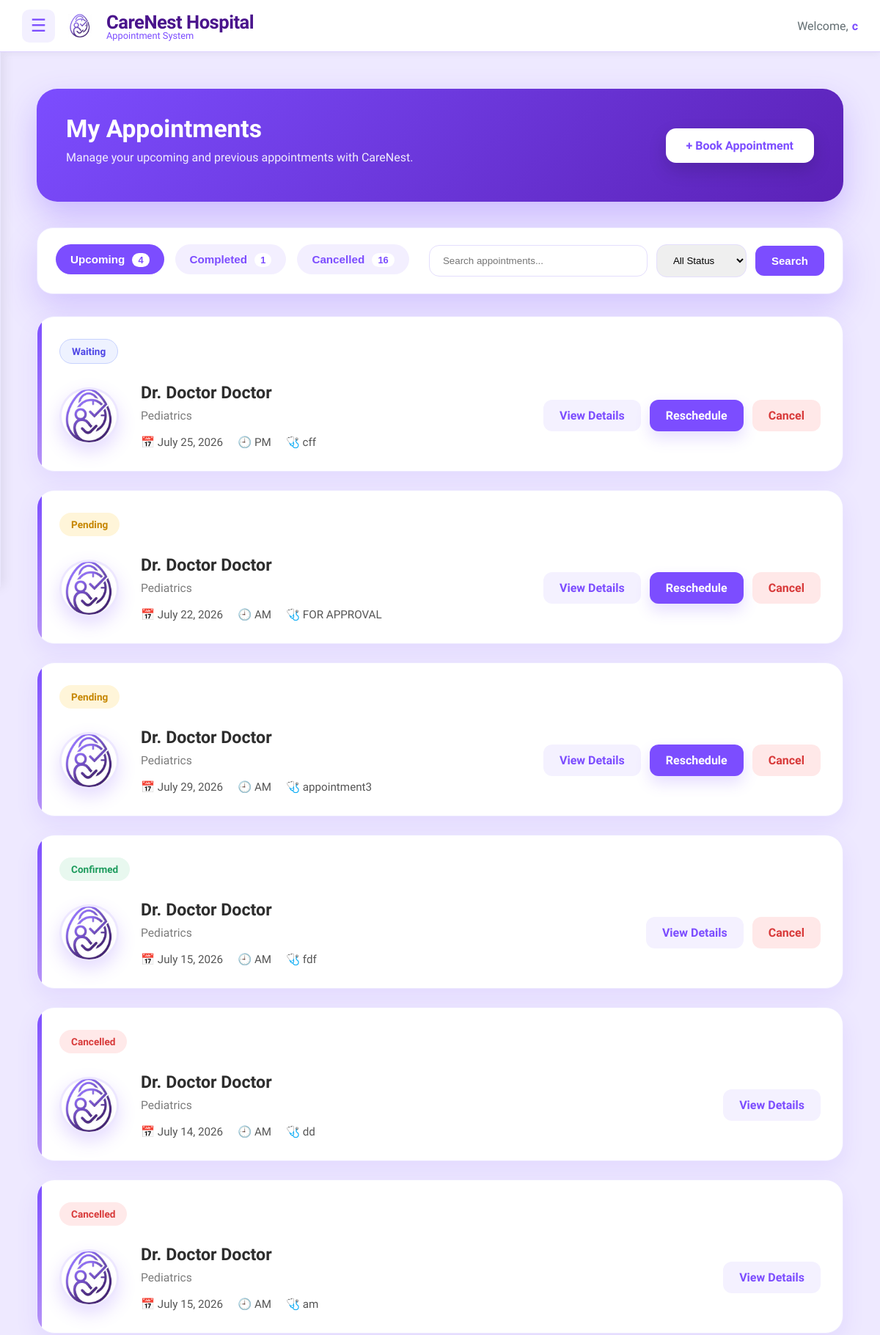
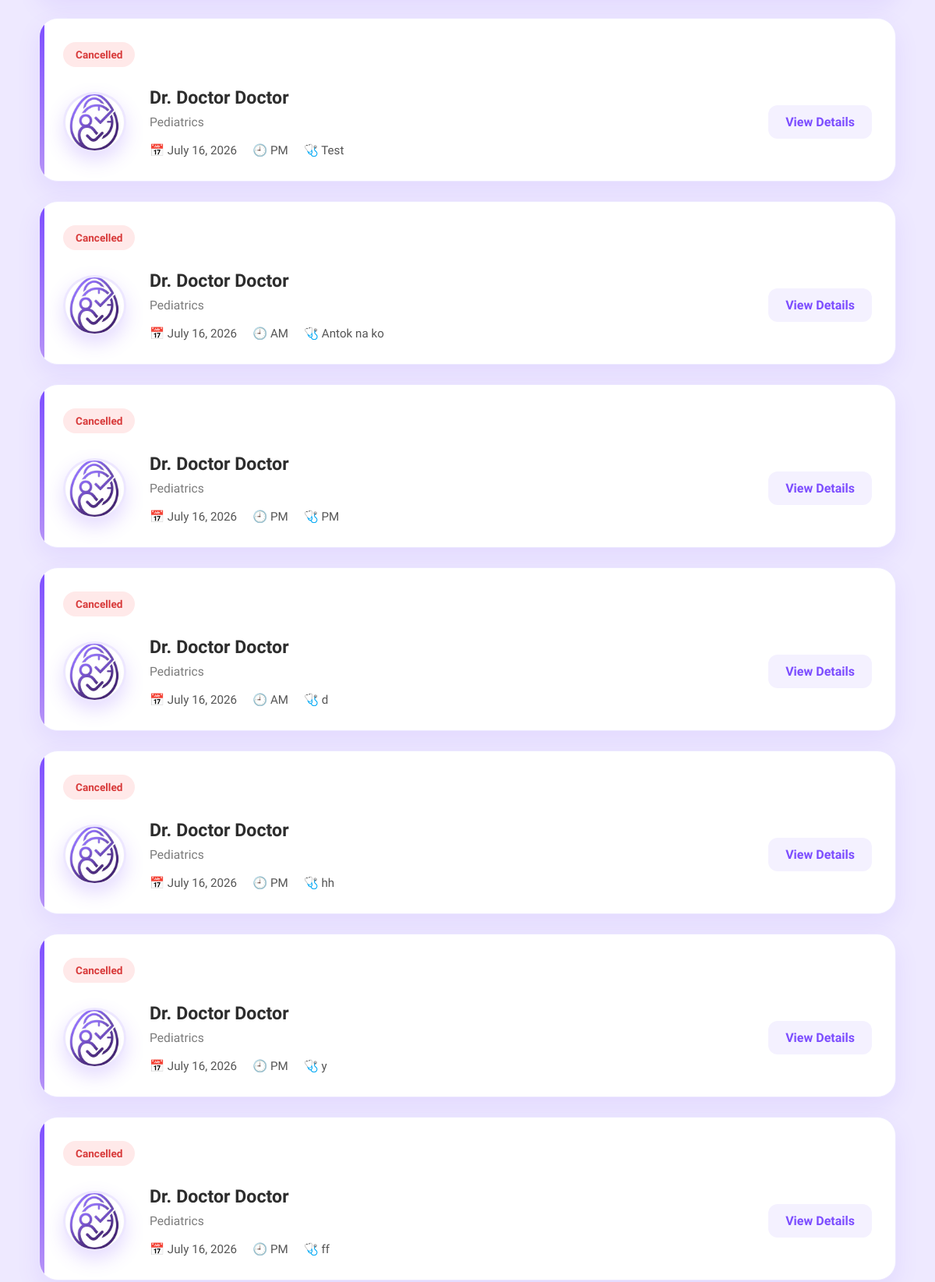
Page /patient/appointment_list/ (signed in, upper part) on the committed database (2 pictures, top to bottom).
### main/models.py (models this page shows, shortened)
class Appointment(models.Model):
    STATUS_CHOICES = [
        ('Waiting', 'Waiting'),
        ('Pending', 'Pending'),
        ('Confirmed', 'Confirmed'),
        ('Completed', 'Completed'),
        ('Cancelled', 'Cancelled'),
    ]
    TIME_PERIOD_CHOICES = [
        ('AM', 'AM'),
        ('PM', 'PM'),
    ]
    patient = models.ForeignKey(
        Patient,
        on_delete=models.CASCADE,
        related_name='appointments'
    )
    doctor = models.ForeignKey(
        Doctor,
        on_delete=models.CASCADE,
        related_name='appointments'
    )
    date = models.DateField()
    time_period = models.CharField(
        max_length=2,
        choices=TIME_PERIOD_CHOICES,
        default='AM'
    )
    reason = models.TextField()
    status = models.CharField(
        max_length=15,
        choices=STATUS_CHOICES,
        default='Pending'
    )
    created_at = models.DateTimeField(auto_now_add=True)

class Doctor(models.Model):
    SPECIALIZATION_CHOICES = [
        ('Cardiology', 'Cardiology'),
        ('Dermatology', 'Dermatology'),
        ('Neurology', 'Neurology'),
        ('Pediatrics', 'Pediatrics'),
        ('Orthopedics', 'Orthopedics'),
        ('General Practice', 'General Practice'),
    ]
    SEX_CHOICES = [
        ('Male', 'Male'),
        ('Female', 'Female'),
        ('Other', 'Other'),
    ]
    user = models.OneToOneField(User, on_delete=models.CASCADE, related_name='doctor_profile')
    first_name = models.CharField(max_length=50, default="Unknown")
    middle_name = models.CharField(max_length=50, blank=True, null=True)
    last_name = models.CharField(max_length=50, default="Unknown")
    date_of_birth = models.DateField(blank=True, null=True)
    sex = models.CharField(
        max_length=10,
        choices=SEX_CHOICES,
        default='Male'
    )
    address = models.TextField(blank=True)
    specialization = models.CharField(
        max_length=50,
        choices=SPECIALIZATION_CHOICES,
        default='General Practice'
    )
    license_number = models.CharField(max_length=50, unique=True)
    contact_number = models.CharField(max_length=15)
    profile_picture = models.ImageField(
        upload_to=user_directory_path,
        default='default.jpg',
        blank=True,
        null=True
    )

### main/views.py (the view)
# urls.py: path("patient/appointment_list/", views.patient_appointment_list, name="patient_appointment_list"),
@login_required
def patient_appointment_list(request):
    patient = request.user.patient_profile
    appointments = (
    Appointment.objects.filter(
        patient=patient
    )
    .select_related("doctor")
    .annotate(
        status_order=Case(
            When(status="Waiting", then=Value(1)),
            When(status="Pending", then=Value(2)),
            When(status="Confirmed", then=Value(3)),
            When(status="Cancelled", then=Value(4)),
            When(status="Completed", then=Value(5)),
            default=Value(99),
            output_field=IntegerField(),
        )
    )
    .order_by("status_order", "date")
)
    search = request.GET.get("search")
    status = request.GET.get("status")
    if search:
        appointments = appointments.filter(
            Q(doctor__user__first_name__icontains=search) |
            Q(doctor__user__last_name__icontains=search) |
            Q(reason__icontains=search)
        )
    if status:
        appointments = appointments.filter(status=status)
    context = {
        "appointments": appointments,
        "upcoming_count": Appointment.objects.filter(
            patient=patient,
            status__in=["Pending", "Confirmed", "Waiting"]
        ).count(),
        "completed_count": Appointment.objects.filter(
            patient=patient,
            status="Completed"
        ).count(),
        "cancelled_count": Appointment.objects.filter(
            patient=patient,
            status="Cancelled"
        ).count(),
    }
    return render(
        request,
        "patients/appointment/appointment_list.html",
        context
    )

### main/templates/patients/appointment/appointment_list.html (shortened to what this page needs)
{% extends "includes/dashboard_base.html" %}
{% load static %}
{% block content %}
{% block extra_css %}
<link rel="stylesheet" href="{% static 'css/patient_appointment_list.css' %}">
{% endblock %}
<div class="appointments-page">
    <section class="appointments-hero">
        <div class="hero-text">
            <h1>
                My Appointments
            </h1>
            <p>
                Manage your upcoming and previous appointments with CareNest.
            </p>
        </div>
        <a href="{% url 'appointment_booking' %}" class="book-btn">
            + Book Appointment
        </a>
    </section>
    <section class="filter-section">
        <div class="appointment-tabs">
            <button class="tab active">
                Upcoming
                <span>
                    {{ upcoming_count }}
                </span>
            </button>
            <button class="tab">
                Completed
                <span>
                    {{ completed_count }}
                </span>
            </button>
            <button class="tab">
                Cancelled
                <span>
                    {{ cancelled_count }}
                </span>
            </button>
        </div>
        <form method="GET" class="search-filter">
    <input
        type="text"
        name="search"
        value="{{ request.GET.search }}"
        placeholder="Search appointments..."
    >
    <select name="status">
        <option value="">All Status</option>
    </select>
    <button type="submit"class="search-btn">Search</button>
</form>
    </section>
    {% for appointment in appointments %}
    <div class="appointment-card">
        <div class="status {{ appointment.status|lower }}">
            {{ appointment.status }}
        </div>
        <div class="appointment-content">
<div class="doctor-avatar">
    {% if appointment.doctor.profile_picture %}
        <img
            src="{{ appointment.doctor.profile_picture.url }}"
            alt="Dr. {{ appointment.doctor.user.get_full_name }}">
    {% else %}
        <img
            src="{% static 'images/CarenestLOGO.png' %}"
            alt="CareNest">
    {% endif %}
</div>
            <div class="appointment-details">
                <h2>
                    Dr. {{ appointment.doctor.user.get_full_name }}
                </h2>
                <p class="specialty">
                    {{ appointment.doctor.specialization }}
                </p>
                <div class="appointment-meta">
                    <span>
                        📅
                        {{ appointment.date|date:"F j, Y" }}
                    </span>
                    <span>
                        🕘
                        {{ appointment.time_period }}
                    </span>
                    <span>
                        🩺
                        {{ appointment.reason }}
                    </span>
                </div>
            </div>
           <div class="appointment-actions">
    <a href="{% url 'appointment_detail' appointment.id %}"
       class="btn secondary-btn">
        View Details
    </a>
    {% if appointment.status == "Waiting" %}
        <a href="{% url 'appointment_booking' %}?reschedule={{ appointment.id }}"
           class="btn primary-btn">
            Reschedule
        </a>
     <a href="{% url 'cancel_appointment' appointment.id %}"
   class="btn danger-btn"
   onclick="return confirmCancel(event, this.href);">
    Cancel
</a>
    {% elif appointment.status == "Pending" %}
        <a href="{% url 'appointment_booking' %}?reschedule={{ appointment.id }}"
           class="btn primary-btn">
            Reschedule
        </a>
      <a href="{% url 'cancel_appointment' appointment.id %}"
   class="btn danger-btn"
   onclick="return confirmCancel(event, this.href);">
    Cancel
</a>
    {% elif appointment.status == "Confirmed" %}
      <a href="{% url 'cancel_appointment' appointment.id %}"
   class="btn danger-btn"
   onclick="return confirmCancel(event, this.href);">
    Cancel
</a>
    {% endif %}
</div>
        </div>
    </div>
    {% endfor %}
</div>
{% endblock %}

### main/templates/includes/dashboard_base.html (shortened to what this page needs)
{% load static %}
<!DOCTYPE html>
<html lang="en">
<head>
    <link rel="stylesheet" href="{% static 'css/dashboard_base.css' %}">
</head>
<body>
    <header class="dashboard-header">
        <div class="header-left">
            <button class="menu-btn" id="menu-toggle">
                ☰
            </button>
            <div class="brand">
                <img src="{% static 'images/CarenestLOGO.png' %}" alt="CareNest Logo" class="logo">
                <div class="brand-text">
                    <span class="hospital-name">CareNest Hospital</span>
                    <span class="tagline">Appointment System</span>
                </div>
            </div>
        </div>
        <div class="header-right">
            <span class="welcome-text">Welcome,</span>
            <span class="user-name">
                {{ request.user.first_name }}
            </span>
        </div>
    </header>
    <main class="dashboard-content" id="dashboard-content">
    {% block content %}
    {% endblock %}
</main>
</body>
</html>

### main/static/css/dashboard_base.css (style rules this page uses)
:root { --header-height:70px; --footer-height:70px; --sidebar-width:260px; --primary-purple:#7c4dff; --soft-purple:#f3f0ff; --deep-purple:#4a148c; --text-main:#2d3436; --text-muted:#636e72; --white:#ffffff; }
body { margin:0; font-family:'Plus Jakarta Sans',sans-serif; background:#fafaff; color:var(--text-main); min-height:100vh; display:flex; flex-direction:column; }
.dashboard-header { position:sticky; top:0; z-index:1000; height:70px; display:flex; justify-content:space-between; align-items:center; padding:0 30px; background:var(--white); border-bottom:1px solid #ddd0ff; box-shadow:0 2px 10px rgba(0,0,0,.05); }
.header-left { display:flex; align-items:center; gap:18px; }
.menu-btn { width:45px; height:45px; border:none; border-radius:10px; background:var(--soft-purple); color:var(--primary-purple); font-size:24px; cursor:pointer; transition:.3s; }
.brand { display:flex; align-items:center; gap:12px; }
.logo { width:32px; height:32px; object-fit:contain; margin-right:8px; }
.brand-text { display:flex; flex-direction:column; }
.hospital-name { font-size: 1.6rem; font-weight: 700; color: var(--deep-purple); letter-spacing: -0.5px; }
.tagline { font-size: 0.8rem; color: var(--primary-purple); font-weight: 500; margin-top: -4px; }
.header-right { display:flex; align-items:center; gap:5px; font-size:16px; }
.welcome-text { color:var(--text-muted); }
.user-name { font-weight:700; color:var(--primary-purple); }
.dashboard-content { flex:1; padding:30px; transition:margin-left .3s ease; background:#eee9ff; min-height:calc(100vh - var(--header-height) - var(--footer-height)); }

### rows in the picture
Appointment: status "Waiting", doctor.profile_picture (placeholder picture), doctor.user.get_full_name "Doctor Doctor", doctor.specialization "Pediatrics", date "July 25, 2026", time_period "PM", reason "cff"
Appointment: status "Pending", doctor.profile_picture (placeholder picture), doctor.user.get_full_name "Doctor Doctor", doctor.specialization "Pediatrics", date "July 22, 2026", time_period "AM", reason "FOR APPROVAL"
Appointment: status "Pending", doctor.profile_picture (placeholder picture), doctor.user.get_full_name "Doctor Doctor", doctor.specialization "Pediatrics", date "July 29, 2026", time_period "AM", reason "appointment3"
Appointment: status "Confirmed", doctor.profile_picture (placeholder picture), doctor.user.get_full_name "Doctor Doctor", doctor.specialization "Pediatrics", date "July 15, 2026", time_period "AM", reason "fdf", shows "Cancel"
Appointment: status "Cancelled", doctor.profile_picture (placeholder picture), doctor.user.get_full_name "Doctor Doctor", doctor.specialization "Pediatrics", date "July 14, 2026", time_period "AM", reason "dd"
Appointment: status "Cancelled", doctor.profile_picture (placeholder picture), doctor.user.get_full_name "Doctor Doctor", doctor.specialization "Pediatrics", date "July 15, 2026", time_period "AM", reason "am"
Appointment: status "Cancelled", doctor.profile_picture (placeholder picture), doctor.user.get_full_name "Doctor Doctor", doctor.specialization "Pediatrics", date "July 16, 2026", time_period "PM", reason "Test"
Appointment: status "Cancelled", doctor.profile_picture (placeholder picture), doctor.user.get_full_name "Doctor Doctor", doctor.specialization "Pediatrics", date "July 16, 2026", time_period "AM", reason "Antok na ko"
Appointment: status "Cancelled", doctor.profile_picture (placeholder picture), doctor.user.get_full_name "Doctor Doctor", doctor.specialization "Pediatrics", date "July 16, 2026", time_period "PM", reason "PM"
Appointment: status "Cancelled", doctor.profile_picture (placeholder picture), doctor.user.get_full_name "Doctor Doctor", doctor.specialization "Pediatrics", date "July 16, 2026", time_period "AM", reason "d"
Appointment: status "Cancelled", doctor.profile_picture (placeholder picture), doctor.user.get_full_name "Doctor Doctor", doctor.specialization "Pediatrics", date "July 16, 2026", time_period "PM", reason "hh"
Appointment: status "Cancelled", doctor.profile_picture (placeholder picture), doctor.user.get_full_name "Doctor Doctor", doctor.specialization "Pediatrics", date "July 16, 2026", time_period "PM", reason "y"
Appointment: status "Cancelled", doctor.profile_picture (placeholder picture), doctor.user.get_full_name "Doctor Doctor", doctor.specialization "Pediatrics", date "July 16, 2026", time_period "PM", reason "ff"

### other values in the picture
{{ request.user.first_name }} "c"
{{ upcoming_count }} "4"
{{ completed_count }} "1"
{{ cancelled_count }} "16"
